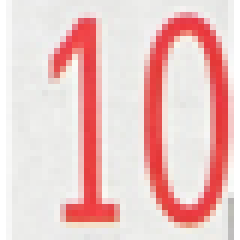
#> input picture retos_examenes/examen parcial/templates/ranks/primary/10.png, 40 x 40 px, given as the content of the folder templates/suits, which was not available (shown 6 times larger)
$ python recognition.py
#> lines starting #> are read from the running program, lines starting #| are printed output that depends on the picture; after the words box and inside, x2 and y2 are one past the last pixel; in counts of white or black regions, pixels touching at a corner belong together; pictures that were not available may be replaced by others from this repository, and a replacement may not be noted
import cv2
import numpy as np
import os

def load_templates(path, size=(70,100)):

    templates = {}
    for name in os.listdir(path):
        if not name.lower().endswith('.png'):
            continue
        img = cv2.imread(os.path.join(path, name), cv2.IMREAD_GRAYSCALE)
        img = cv2.resize(img, size)
        _, img_bin = cv2.threshold(img, 0, 255, cv2.THRESH_BINARY + cv2.THRESH_OTSU)
        templates[os.path.splitext(name)[0]] = img_bin
    return templates

# Cargar plantillas al inicio
ranks = load_templates('templates/ranks', size=(70,100))
suits = load_templates('templates/suits', size=(30,30))
#> call 2 of load_templates, with path = 'templates/suits', size = (30, 30)
#> in load_templates (call 2), `img = cv2.imread(os.path.join(path, name), cv2.IMREAD_GRAYSCALE)`:
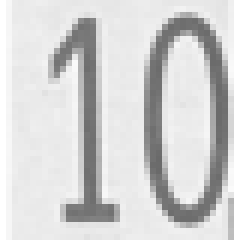
#> img: shape (40, 40) (shown 6 times larger); min 106, max 255, mean 210.7
#> in load_templates (call 2), `img = cv2.resize(img, size)`:
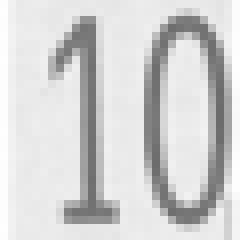
#> img: shape (30, 30) (shown 8 times larger); min 108, max 254, mean 210.6
#> in load_templates (call 2), `_, img_bin = cv2.threshold(img, 0, 255, cv2.THRESH_BINARY + cv2.THRESH..`:
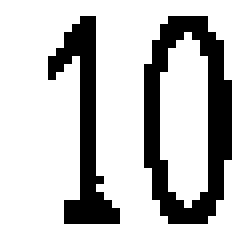
#> img_bin: shape (30, 30) (shown 8 times larger); 76.2% white; black in thin lines or dots, all inside (x1, y1, x2, y2) = (6, 2, 29, 28)
#> suits = 1 item

def match_symbol(img, templates):

    best_score = -1
    best_name = None
    for name, tmpl in templates.items():
        res = cv2.matchTemplate(img, tmpl, cv2.TM_CCOEFF_NORMED)
        score = res.max()
        if score > best_score:
            best_score = score
            best_name = name
    return best_name, best_score

def recognize_card(warp):

    h, w = warp.shape[:2]

    # --- Región del rank (número/letra) ---
    rank_roi = warp[10:110, 10:80]  # ajustar según tamaño de tu warp
    rank_gray = cv2.cvtColor(rank_roi, cv2.COLOR_BGR2GRAY)
    _, rank_bin = cv2.threshold(rank_gray, 0, 255, cv2.THRESH_BINARY + cv2.THRESH_OTSU)
    rank_bin = cv2.resize(rank_bin, (70,100))

    # --- Región del suit (símbolo) ---
    suit_roi = warp[80:120, 10:40]  # debajo del número
    suit_gray = cv2.cvtColor(suit_roi, cv2.COLOR_BGR2GRAY)
    _, suit_bin = cv2.threshold(suit_gray, 0, 255, cv2.THRESH_BINARY + cv2.THRESH_OTSU)
    suit_bin = cv2.resize(suit_bin, (30,30))

    # Matching
    rank_name, rank_score = match_symbol(rank_bin, ranks)
    suit_name, suit_score = match_symbol(suit_bin, suits)

    return rank_name, suit_name, rank_score, suit_score
